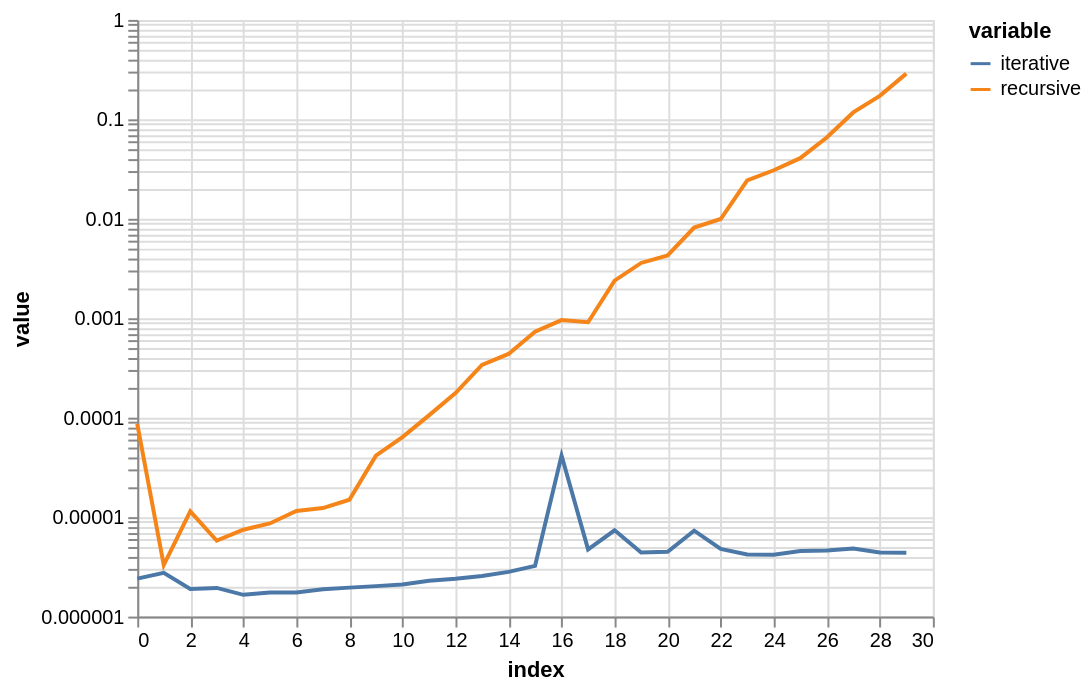

Write notebook code for a chart like this one.
### Code cell
import altair as alt
import pandas as pd
from timeit import timeit

def fibonacci_recursive(n):
    if n < 2:
        return n
    return fibonacci_recursive(n - 2) + fibonacci_recursive(n - 1)


def fibonacci_iterative(n):
    a = 0
    b = 1
    if n == 0:
        return a
    if n == 1:
        return b
    i = 1
    while i < n:
        c = a + b
        a = b
        b = c
        i += 1
    return b

funcs = {
    "recursive": fibonacci_recursive,
    "iterative": fibonacci_iterative
}

df = pd.DataFrame({
    k: [timeit(lambda: v(n), number=1) for n in range(30)]
    for k,v in funcs.items()
})

df = df.reset_index().melt(id_vars="index", value_vars=funcs.keys())

alt.Chart(df).mark_line().encode(
    x=alt.X("index"),
    y=alt.Y("value", scale=alt.Scale(type='log')),
    color="variable"
)

### Figure 1 — Vega-Lite specification as saved in the notebook (floating-point values rounded to 4 significant figures)
{"config": {"view": {"continuousWidth": 400, "continuousHeight": 300}}, "data": {"name": "data-65d5c0929c7ec7fd39f89b7be792c816"}, "mark": "line", "encoding": {"color": {"type": "nominal", "field": "variable"}, "x": {"type": "quantitative", "field": "index"}, "y": {"type": "quantitative", "field": "value", "scale": {"type": "log"}}}, "$schema": "https://vega.github.io/schema/vega-lite/v4.8.1.json", "datasets": {"data-65d5c0929c7ec7fd39f89b7be792c816": [{"index": 0, "variable": "recursive", "value": 8.677e-05}, {"index": 1, "variable": "recursive", "value": 3.298e-06}, {"index": 2, "variable": "recursive", "value": 1.143e-05}, {"index": 3, "variable": "recursive", "value": 5.794e-06}, {"index": 4, "variable": "recursive", "value": 7.467e-06}, {"index": 5, "variable": "recursive", "value": 8.636e-06}, {"index": 6, "variable": "recursive", "value": 1.152e-05}, {"index": 7, "variable": "recursive", "value": 1.235e-05}, {"index": 8, "variable": "recursive", "value": 1.496e-05}, {"index": 9, "variable": "recursive", "value": 4.146e-05}, {"index": 10, "variable": "recursive", "value": 6.381e-05}, {"index": 11, "variable": "recursive", "value": 0.0001055}, {"index": 12, "variable": "recursive", "value": 0.0001769}, {"index": 13, "variable": "recursive", "value": 0.0003395}, {"index": 14, "variable": "recursive", "value": 0.0004377}, {"index": 15, "variable": "recursive", "value": 0.0007318}, {"index": 16, "variable": "recursive", "value": 0.0009583}, {"index": 17, "variable": "recursive", "value": 0.0009105}, {"index": 18, "variable": "recursive", "value": 0.002386}, {"index": 19, "variable": "recursive", "value": 0.003597}, {"index": 20, "variable": "recursive", "value": 0.00428}, {"index": 21, "variable": "recursive", "value": 0.008162}, {"index": 22, "variable": "recursive", "value": 0.009947}, {"index": 23, "variable": "recursive", "value": 0.0244}, {"index": 24, "variable": "recursive", "value": 0.03077}, {"index": 25, "variable": "recursive", "value": 0.04069}, {"index": 26, "variable": "recursive", "value": 0.0656}, {"index": 27, "variable": "recursive", "value": 0.1173}, {"index": 28, "variable": "recursive", "value": 0.1724}, {"index": 29, "variable": "recursive", "value": 0.2882}, {"index": 0, "variable": "iterative", "value": 2.41e-06}, {"index": 1, "variable": "iterative", "value": 2.749e-06}, {"index": 2, "variable": "iterative", "value": 1.9e-06}, {"index": 3, "variable": "iterative", "value": 1.942e-06}, {"index": 4, "variable": "iterative", "value": 1.655e-06}, {"index": 5, "variable": "iterative", "value": 1.743e-06}, {"index": 6, "variable": "iterative", "value": 1.749e-06}, {"index": 7, "variable": "iterative", "value": 1.883e-06}, {"index": 8, "variable": "iterative", "value": 1.955e-06}, {"index": 9, "variable": "iterative", "value": 2.025e-06}, {"index": 10, "variable": "iterative", "value": 2.101e-06}, {"index": 11, "variable": "iterative", "value": 2.296e-06}, {"index": 12, "variable": "iterative", "value": 2.404e-06}, {"index": 13, "variable": "iterative", "value": 2.557e-06}, {"index": 14, "variable": "iterative", "value": 2.818e-06}, {"index": 15, "variable": "iterative", "value": 3.236e-06}, {"index": 16, "variable": "iterative", "value": 4.164e-05}, {"index": 17, "variable": "iterative", "value": 4.737e-06}, {"index": 18, "variable": "iterative", "value": 7.368e-06}, {"index": 19, "variable": "iterative", "value": 4.403e-06}, {"index": 20, "variable": "iterative", "value": 4.476e-06}, {"index": 21, "variable": "iterative", "value": 7.319e-06}, {"index": 22, "variable": "iterative", "value": 4.801e-06}, {"index": 23, "variable": "iterative", "value": 4.217e-06}, {"index": 24, "variable": "iterative", "value": 4.182e-06}, {"index": 25, "variable": "iterative", "value": 4.555e-06}, {"index": 26, "variable": "iterative", "value": 4.61e-06}, {"index": 27, "variable": "iterative", "value": 4.842e-06}, {"index": 28, "variable": "iterative", "value": 4.419e-06}, {"index": 29, "variable": "iterative", "value": 4.378e-06}]}}
